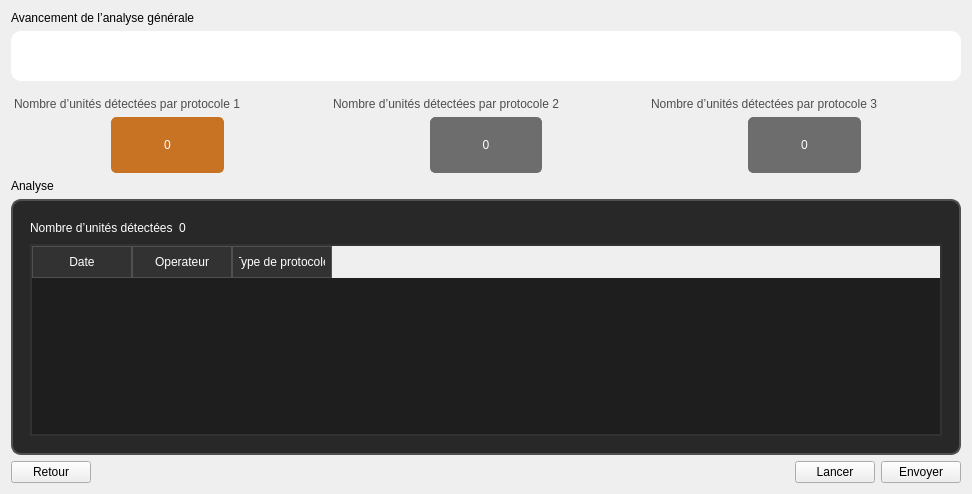
         <widget class="QWidget" name="page_3">
          <layout class="QGridLayout" name="gridLayout_6">
           <item row="0" column="0">
            <widget class="QLabel" name="label_46">
             <property name="styleSheet">
              <string notr="true"/>
             </property>
             <property name="text">
              <string>Avancement de l’analyse générale </string>
             </property>
            </widget>
           </item>
           <item row="5" column="0">
            <layout class="QHBoxLayout" name="horizontalLayout_29">
             <item>
              <widget class="QPushButton" name="pushButton_retour_g">
               <property name="text">
                <string>Retour</string>
               </property>
              </widget>
             </item>
             <item>
              <spacer name="horizontalSpacer_26">
               <property name="orientation">
                <enum>Qt::Horizontal</enum>
               </property>
               <property name="sizeHint" stdset="0">
                <size>
                 <width>698</width>
                 <height>20</height>
                </size>
               </property>
              </spacer>
             </item>
             <item>
              <widget class="QPushButton" name="pushButton_lancer_g">
               <property name="text">
                <string>Lancer</string>
               </property>
              </widget>
             </item>
             <item>
              <widget class="QPushButton" name="pushButton_enregistrer_g">
               <property name="text">
                <string>Envoyer</string>
               </property>
              </widget>
             </item>
            </layout>
           </item>
           <item row="1" column="0">
            <layout class="QHBoxLayout" name="horizontalLayout_30">
             <item>
              <widget class="QProgressBar" name="progressBar_g">
               <property name="styleSheet">
                <string notr="true">QProgressBar
{
      background-color: #fff;
    border-style: none;
    border-radius: 10px;
    text-align: center;
    height: 50px;
    min-height: 50px; 
    color: transparent;
}

QProgressBar::chunk 
{
   border-radius: 10px;
   background-color: qlineargradient(spread:pad, x1:0, y1:0.5, x2:1, y2:0.5,
        stop:0   rgba(0, 255, 0, 255),   /* Vert entre 0 et 0.3 */
        stop:0.7 rgba(255, 255, 0, 255), /* Jaune entre 0.3 et 0.6 */
        stop:0.8 rgba(255, 255, 0, 255), /* Jaune fixe entre 0.3 et 0.6 */
        stop:1 rgba(255, 165, 0, 255));  /* Rouge à partir de 1 */
}</string>
               </property>
               <property name="value">
                <number>24</number>
               </property>
              </widget>
             </item>
            </layout>
           </item>
           <item row="3" column="0">
            <widget class="QLabel" name="label_54">
             <property name="text">
              <string>Analyse</string>
             </property>
            </widget>
           </item>
           <item row="2" column="0">
            <layout class="QGridLayout" name="gridLayout_5">
             <item row="0" column="0">
              <widget class="QLabel" name="label_49">
               <property name="styleSheet">
                <string notr="true">QLabel {
	margin-top:10px;
    color: #4d4d4d;
    border-radius: 5px;
    qproperty-alignment: 'AlignCenter';
}
</string>
               </property>
               <property name="text">
                <string>Nombre d’unités détectées par protocole 1</string>
               </property>
              </widget>
             </item>
             <item row="0" column="2">
              <widget class="QLabel" name="label_53">
               <property name="styleSheet">
                <string notr="true">QLabel {
	margin-top:10px;
    color: #4d4d4d;
    border-radius: 5px;
    qproperty-alignment: 'AlignCenter';
}
</string>
               </property>
               <property name="text">
                <string>Nombre d’unités détectées par protocole 3</string>
               </property>
              </widget>
             </item>
             <item row="1" column="1">
              <widget class="QLabel" name="label_ctr_whatsapp_g">
               <property name="styleSheet">
                <string notr="true">QLabel {
	margin-bottom:10px;
	font: bold 80px &quot;Arial&quot;;
    border: 1px solid #6d6d6d ;
    background-color: #6d6d6d; 
    color: #fff;
    border-radius: 5px;
    qproperty-alignment: 'AlignCenter';
	margin: 0px 100px 0px 100px;
	padding: 20px;
}
</string>
               </property>
               <property name="text">
                <string>0</string>
               </property>
               <property name="alignment">
                <set>Qt::AlignCenter</set>
               </property>
              </widget>
             </item>
             <item row="1" column="0">
              <widget class="QLabel" name="label_ctr_gsm_g">
               <property name="styleSheet">
                <string notr="true">QLabel {
	margin-bottom:10px;
	font: bold 80px &quot;Arial&quot;;
    border: 1px solid #c87324 ;
    background-color: #c87324   ; 
    color: #fff;
    border-radius: 5px;
    qproperty-alignment: 'AlignCenter';
	margin: 0px 100px 0px 100px;
	padding: 20px;
}
</string>
               </property>
               <property name="text">
                <string>0</string>
               </property>
               <property name="alignment">
                <set>Qt::AlignCenter</set>
               </property>
              </widget>
             </item>
             <item row="0" column="1">
              <widget class="QLabel" name="label_52">
               <property name="styleSheet">
                <string notr="true">QLabel {
	margin-top:10px;
    color: #4d4d4d;
    border-radius: 5px;
    qproperty-alignment: 'AlignCenter';
}
</string>
               </property>
               <property name="text">
                <string>Nombre d’unités détectées par protocole 2</string>
               </property>
              </widget>
             </item>
             <item row="1" column="2">
              <widget class="QLabel" name="label_ctr_video_g">
               <property name="styleSheet">
                <string notr="true">QLabel {
	margin-bottom:10px;
	font: bold 80px &quot;Arial&quot;;
    border: 1px solid #6d6d6d;
    background-color: #6d6d6d  ; 
    color: #fff;
    border-radius: 5px;
    qproperty-alignment: 'AlignCenter';
	margin: 0px 100px 0px 100px;
	padding: 20px;
}
</string>
               </property>
               <property name="text">
                <string>0</string>
               </property>
               <property name="alignment">
                <set>Qt::AlignCenter</set>
               </property>
              </widget>
             </item>
            </layout>
           </item>
           <item row="4" column="0">
            <widget class="QFrame" name="frame_12">
             <property name="styleSheet">
              <string notr="true">.QFrame {
    background-color: rgb(40, 40, 40); /* Fond sombre */
    color: white; /* Texte en blanc */
    font: 14px &quot;Arial&quot;; /* Police et taille du texte */
    border: 2px solid rgb(80, 80, 80); /* Bordure subtile */
    border-radius: 10px; /* Coins arrondis */
    padding: 8px; /* Espacement interne pour le texte */
}

</string>
             </property>
             <property name="frameShape">
              <enum>QFrame::StyledPanel</enum>
             </property>
             <property name="frameShadow">
              <enum>QFrame::Raised</enum>
             </property>
             <layout class="QGridLayout" name="gridLayout_30">
              <item row="1" column="0" colspan="3">
               <widget class="QTableWidget" name="tableWidget_g">
                <property name="styleSheet">
                 <string notr="true">/* Style général du QTableWidget */
QTableWidget {
    background-color: rgb(30, 30, 30); /* Fond sombre */
    color: white; /* Texte blanc */
    font: 14px &quot;Arial&quot;; /* Police moderne */
    border: 2px solid rgb(50, 50, 50); /* Bordure légère */
    gridline-color: rgb(80, 80, 80); /* Couleur des lignes */
   /*  border-radius: 8px; Coins arrondis */
}

/* En-tête des colonnes */
QHeaderView::section {
    background-color: rgb(50, 50, 50); /* Fond plus clair pour les en-têtes */
    color: white; /* Texte blanc */
    font: bold 14px &quot;Arial&quot;; /* Police en gras */
    padding: 6px;
    border: 1px solid rgb(80, 80, 80);

}

/* Surbrillance des lignes lors du survol */
QTableWidget::item:hover {
    background-color: rgb(70, 70, 70); /* Gris foncé au survol */
}

/* Sélection d'une ligne */
QTableWidget::item:selected {
    background-color: rgb(0, 150, 255); /* Bleu moderne */
    color: white; /* Texte toujours blanc */
}

/* Ajustement des coins pour l'en-tête */
QTableCornerButton::section {
    background-color: rgb(50, 50, 50);
    border: 1px solid rgb(80, 80, 80);
}


</string>
                </property>
                <column>
                 <property name="text">
                  <string>Date</string>
                 </property>
                </column>
                <column>
                 <property name="text">
                  <string>Operateur</string>
                 </property>
                </column>
                <column>
                 <property name="text">
                  <string>Type de protocole</string>
                 </property>
                </column>
               </widget>
              </item>
              <item row="0" column="1">
               <widget class="QLabel" name="label_counter_g">
                <property name="styleSheet">
                 <string notr="true">.QLabel{
	color: white;
    font: bold 14px &quot;Arial&quot;; /* Police en gras */
	padding: 0px;
}</string>
                </property>
                <property name="text">
                 <string>0</string>
                </property>
               </widget>
              </item>
              <item row="0" column="0">
               <widget class="QLabel" name="label_55">
                <property name="styleSheet">
                 <string notr="true">.QLabel{
	color: white;
    font: bold 14px &quot;Arial&quot;; /* Police en gras */
	padding: 0px;
}</string>
                </property>
                <property name="text">
                 <string>Nombre d’unités détectées</string>
                </property>
               </widget>
              </item>
              <item row="0" column="2">
               <spacer name="horizontalSpacer_25">
                <property name="orientation">
                 <enum>Qt::Horizontal</enum>
                </property>
                <property name="sizeHint" stdset="0">
                 <size>
                  <width>664</width>
                  <height>20</height>
                 </size>
                </property>
               </spacer>
              </item>
             </layout>
            </widget>
           </item>
          </layout>
         </widget>
